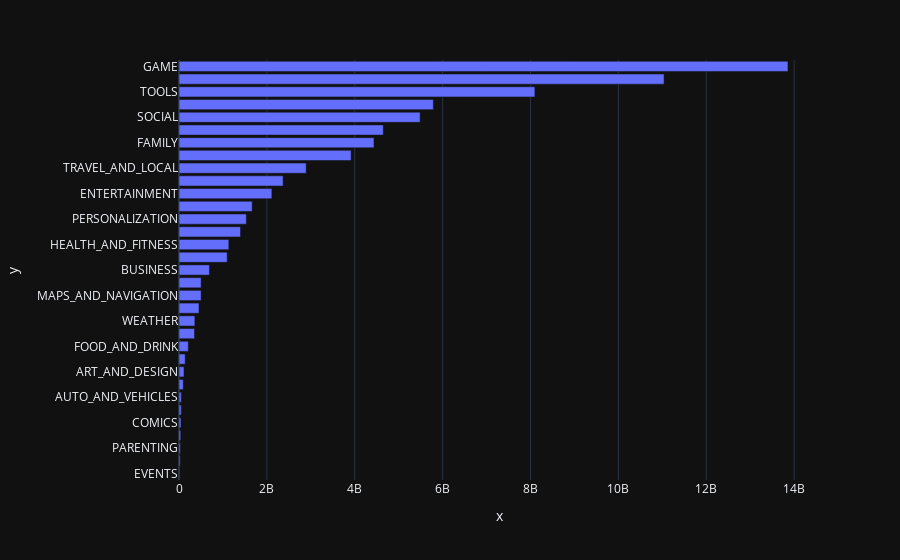

Here is the notebook cell this chart was saved with:
### Code cell
h_bar = px.bar(x = category_installs.Installs,
               y = category_installs.index,
               orientation='h'
               )
h_bar.show()

### Figure 1 — Plotly figure (JSON) as saved in the notebook; plotly's stock layout.template omitted (floating-point values rounded to 4 significant figures)
{"data": [{"alignmentgroup": "True", "hovertemplate": "x=%{x}<br>y=%{y}<extra></extra>", "legendgroup": "", "marker": {"color": "#636efa", "pattern": {"shape": ""}}, "name": "", "offsetgroup": "", "orientation": "h", "showlegend": false, "textposition": "auto", "x": [15949410, 26916200, 31116110, 39162676, 44931100, 52083000, 53129800, 97082000, 114233100, 140912410, 211677750, 352852000, 361096500, 455249400, 503267560, 503611120, 692018120, 1096431465, 1134006220, 1400331540, 1532352930, 1665791655, 2113660000, 2369110650, 2894859300, 3916897200, 4437554490, 4649143130, 5487841475, 5788070180, 8099724500, 11039241530, 13858762717], "xaxis": "x", "y": ["EVENTS", "BEAUTY", "PARENTING", "MEDICAL", "COMICS", "LIBRARIES_AND_DEMO", "AUTO_AND_VEHICLES", "HOUSE_AND_HOME", "ART_AND_DESIGN", "DATING", "FOOD_AND_DRINK", "EDUCATION", "WEATHER", "FINANCE", "MAPS_AND_NAVIGATION", "LIFESTYLE", "BUSINESS", "SPORTS", "HEALTH_AND_FITNESS", "SHOPPING", "PERSONALIZATION", "BOOKS_AND_REFERENCE", "ENTERTAINMENT", "NEWS_AND_MAGAZINES", "TRAVEL_AND_LOCAL", "VIDEO_PLAYERS", "FAMILY", "PHOTOGRAPHY", "SOCIAL", "PRODUCTIVITY", "TOOLS", "COMMUNICATION", "GAME"], "yaxis": "y", "type": "bar"}], "layout": {"xaxis": {"anchor": "y", "domain": [0.0, 1.0], "title": {"text": "x"}}, "yaxis": {"anchor": "x", "domain": [0.0, 1.0], "title": {"text": "y"}}, "legend": {"tracegroupgap": 0}, "margin": {"t": 60}, "barmode": "relative"}}
